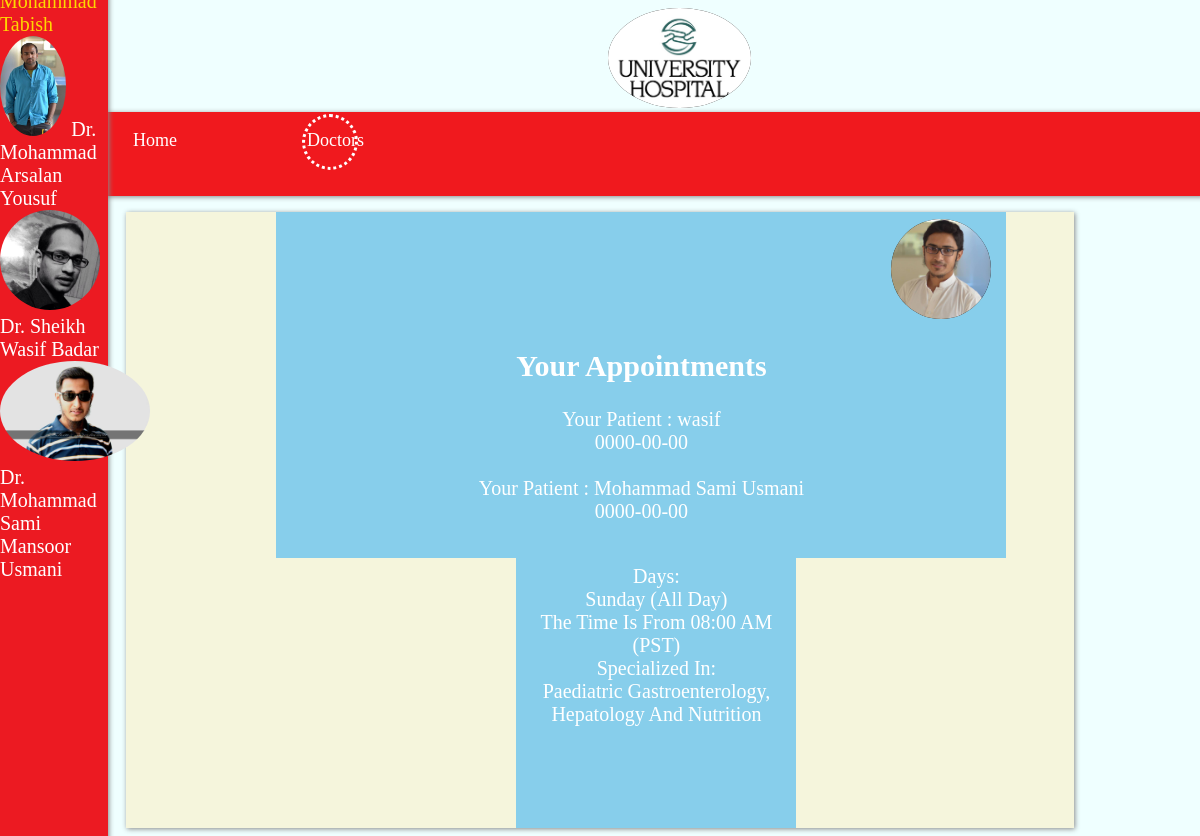
Page /doc4.php on the committed database.
### tables this page shows
CREATE TABLE IF NOT EXISTS `app` (
  `first` varchar(25) NOT NULL,
  `father` varchar(25) NOT NULL,
  `mobile` int(11) NOT NULL,
  `dob` varchar(25) NOT NULL,
  `gender` varchar(25) NOT NULL,
  `address` varchar(25) NOT NULL,
  `time` varchar(50) NOT NULL,
  `email` varchar(25) NOT NULL,
  `id` int(11) NOT NULL AUTO_INCREMENT,
  `date` varchar(25) NOT NULL,
  PRIMARY KEY (`id`)
);

CREATE TABLE IF NOT EXISTS `doc` (
  `day` varchar(200) NOT NULL,
  `time` varchar(200) NOT NULL,
  `special` varchar(200) NOT NULL,
  `id` int(11) NOT NULL,
  PRIMARY KEY (`id`)
);

### doc4.php (the view, shortened to what this page needs)
<!DOCTYPE html>
<html lang="en">
<head>
<link href="s.css" type="text/css" rel="stylesheet">
<link href="sam.css" type="text/css" rel="stylesheet">
</head>
<body onload="myFunction()">
<img src="logo.png" class="imga">
<div class="bum">
<ul>
<div class="abbu">
<a href="s.html">Home</a>
</div>
</ul>
<ul><div class="abbu">
<a href="doctor.html">Doctors<div class="bo"></div>
</a>
</div>
</ul>
</div>
<div class="bob">
<marquee direction="down" onmouseover="this.stop();"
onmouseout="this.start();">
<a href="doc4.php">Dr. Mohammad Tabish</a>
<img src="ran.jpg" height="100px">
<a href="doc3.php">Dr. Mohammad Arsalan Yousuf</a>
<img src="was.jpg" height="100px">
<a href="doc2.php">Dr. Sheikh Wasif Badar</a>
<img src="sam.jpg" height="100px">
<a href="doc1.php">Dr. Mohammad Sami Mansoor Usmani</a></marquee>
</div>
<div class="wra">
<fieldset class="cp">
<img src="tab.jpg" class="imga">
<h2>Your Appointments</h2>
<?php
$db='webauth';
$lh='localhost';
$us='root';
$ps='';
$mysqli = new mysqli($lh , $us, $ps, $db);
$abc="SELECT * FROM `app` where time='Dr. Tabish Sunday From 08:00 '";
$a123 = $mysqli->query($abc);
if($a123->num_rows>0){
while($row = $a123->fetch_assoc()){
echo "Your Patient : ".$row["first"]."<br>";
echo $row["date"]."<br>";
echo "<br>";
}
}
?>
</fieldset>
<fieldset class="oop">
<?php
$db='webauth';
$lh='localhost';
$us='root';
$ps='';
$mysqli = new mysqli($lh , $us, $ps, $db);
$abc="SELECT * FROM `doc` where id=4";
$a123 = $mysqli->query($abc);
if($a123->num_rows>0){
while($row = $a123->fetch_assoc()){
echo "Days:". "<br>".$row["day"]."<br>";
echo $row["time"]."<br>";
echo "Specialized In: "."<br>".$row["special"]."<br>";
}
}
?>
</fieldset>
</div>
</body>
</html>

### s.css (style rules this page uses)
.bob { margin:-250px 0 0 -8px; position:fixed; width:9%; background-color:rgb(236,26,34); height:200%; color:white; font-family:'Trebuchet MS'; font-size:20px; zoom:-5; -moz-box-shadow:1px 1px 5px #888; -webkit-box-shadow:1px 1px 5px #888; }
.bum { display:block; margin-left:-5px; margin-right:auto; position:absolute; width:100%; height:10%; background-color: #f0191e; color:white; font-family:'Trebuchet MS'; text-align:center; zoom:-5; -moz-box-shadow:1px 1px 5px #888; -webkit-box-shadow:1px 1px 5px #888; }
.wra { margin-top:100px; background-color:beige; margin-left:auto; margin-right:auto; width:80%; -moz-box-shadow:1px 1px 5px #888; -webkit-box-shadow:1px 1px 5px #888; }
ul { text-align:left; font-size:18px; margin-left:90px; margin-right:200px 200px; cursor:pointer; list-style:none; float:left; //background-color:rgb(256,60,60); }
fieldset { font-family:'Trebuchet MS'; font-size:20px; border:none; text-align:center; }
body { background-color:#efffff; //background-size: 100% 170%; //background-position:right 10px top -10px; background-repeat:no-repeat; //background-image:url("bg.jpg"); }
a { text-decoration:none; color:white; }
img { border-radius:50%; }
.bo { height:50px; width:50px; border:dotted; border-radius:50%; margin:-37px 0 0 -5px; -webkit-animation: ro 5s infinite alternate; }
h2 { cursor:pointer; text-align:center; font-family:'Trebuchet MS'; }
.imga { margin:0 0 0 600px; height:100px; background-color:black; }
fieldset { height:250px; width:250px; display:inline-block; margin:1px 0 0 60px; color:white; background-color:skyblue; }
.oop { margin:0 0 0 390px; }
.cp { height:auto; margin:0 0 0 150px; }

### rows in the picture
app: first "wasif", date "0000-00-00"
app: first "Mohammad Sami Usmani", date "0000-00-00"
doc: day "Sunday (All Day)", time "The Time Is From 08:00 AM (PST)", special "Paediatric Gastroenterology, Hepatology And Nutrition"
